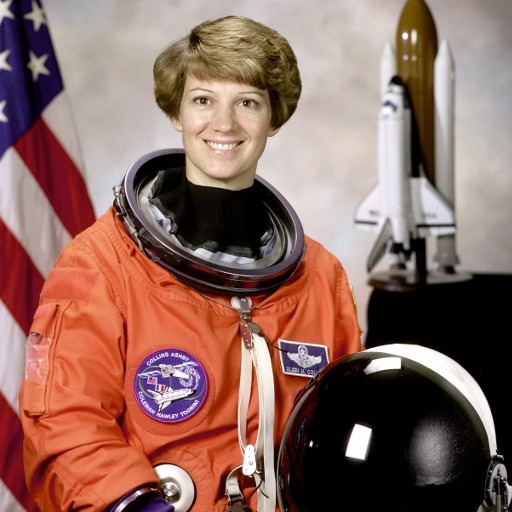
#> input picture test_pictures/astronaut.jpg, 512 x 512 px
$ python engine.py ../test_pictures/astronaut.jpg --output out.png
#> lines starting #> are read from the running program, lines starting #| are printed output that depends on the picture
"""
fsc.engine - seam-carving core engine.

What it implements
------------------
* Forward energy (Rubinstein, Shamir & Avidan, SIGGRAPH 2008) and, for the
  "vanilla seam carving" baseline, the backward gradient energy of Avidan &
  Shamir (SIGGRAPH 2007). Both run through the same dynamic program.
* Seam removal, and enlargement by inserting k seams at once (Avidan & Shamir
  2007): the k seams are found by removing them one by one from a scratch copy,
  which makes them pixel-disjoint in the original, and are then all duplicated.
* Dual-axis resizing: a horizontal seam is a vertical seam of the transposed
  image. When both dimensions shrink, the next seam's axis is chosen greedily
  by cost or by a fixed rule.

Hooks used by the rest of the study (the engine is identical in every condition)
--------------------------------------------------------------------------------
* ``pixel_energy``  static (H, W) extra cost P(i, j), computed once on the
  original and carried with the pixels (line and saliency protection).
* ``energy_fn``     dynamic extra cost, recomputed before EVERY seam from the
  current state (the per-object integrity budget needs this: an object's cost
  depends on how much of it is already gone).
* ``guard_fn``      called with the chosen seam before it is removed; returning
  False stops carving (the integrity-triggered stop).
* ``stop_fn``       called after every removed seam with the cost history
  (the cost-knee adaptive stop).
* ``finish``        when carving stops early, the rest of the size change is
  done by uniform scaling ("scale") or by an importance-guided crop ("crop"),
  so every condition produces exactly the requested size.
* Source maps: every output pixel records the (row, col) it came from in the
  original, and ``source_counts`` records how often each original pixel
  survives (0 = removed, 1 = kept, 2+ = duplicated). All metrics use these.

Conventions
-----------
* Images are arrays as returned by ``cv2.imread``: (H, W, 3) BGR or (H, W)
  grayscale. Integer dtypes are scaled by their max value; float images are
  assumed to be in [0, 1].
* Energy is computed on grayscale intensity in [0, 1]; one forward-energy term
  is in [0, 2]. Scale extra costs against that (1.0 = crossing one full-contrast
  edge).
* A vertical seam has one pixel per row; removing it reduces the width by 1.
"""

from __future__ import annotations

import argparse
import dataclasses
import time
from dataclasses import dataclass
from typing import Callable, NamedTuple, Optional, Sequence

import cv2
import numpy as np

VERTICAL = "vertical"      # runs top to bottom; removing it reduces the width
HORIZONTAL = "horizontal"  # runs left to right; removing it reduces the height

ENERGIES = ("forward", "backward")
ORDERS = ("greedy", "width_first", "height_first", "alternate")
FINISHES = ("scale", "crop", "none")

# ITU-R BT.601 luma weights, in OpenCV's BGR channel order.
_BGR_LUMA = np.array([0.114, 0.587, 0.299])


# =========================================================================== #
# Energy
# =========================================================================== #

def to_gray(image: np.ndarray) -> np.ndarray:
    """Luminance in [0, 1] as float64 with shape (H, W)."""
    img = np.asarray(image)
    scale = float(np.iinfo(img.dtype).max) if np.issubdtype(img.dtype, np.integer) else 1.0
    if img.ndim == 2:
        gray = img.astype(np.float64)
    elif img.ndim == 3 and img.shape[2] == 1:
        gray = img[..., 0].astype(np.float64)
    elif img.ndim == 3 and img.shape[2] in (3, 4):   # BGR or BGRA (alpha ignored)
        gray = img[..., :3].astype(np.float64) @ _BGR_LUMA
    else:
        raise ValueError(f"expected (H, W), (H, W, 1), (H, W, 3) or (H, W, 4), got {img.shape}")
    return gray / scale


# [48 lines left out: functions forward_energy_terms, backward_energy_terms, energy_terms, not called in this run]


# =========================================================================== #
# Dynamic program and seam extraction
# =========================================================================== #

class Seam(NamedTuple):
    indices: np.ndarray   # (H,) column of the seam in each row
    cost: float           # total: energy_cost + pixel_cost (the DP minimum)
    energy_cost: float    # forward (or backward) energy part, summed along the seam
    pixel_cost: float     # extra-cost part (static + dynamic), summed along the seam


# [93 lines left out: functions cumulative_energy, find_vertical_seam, remove_vertical_seam, _remove_seam, seam_mask, not called in this run]


# =========================================================================== #
# What the dynamic hooks see
# =========================================================================== #

@dataclass(frozen=True)
class CarveView:
    """Read-only snapshot passed to ``energy_fn`` and ``guard_fn`` before each seam."""
    gray: np.ndarray       # (H, W) current luminance
    src_rows: np.ndarray   # (H, W) original row of each current pixel
    src_cols: np.ndarray   # (H, W) original column of each current pixel
    axis: str              # axis of the seam about to be found / removed
    step: int              # number of seams removed so far

    @property
    def shape(self) -> tuple[int, int]:
        return self.gray.shape

    def gather(self, original: np.ndarray) -> np.ndarray:
        """Map an array defined on the ORIGINAL image to the current carved image."""
        return original[self.src_rows, self.src_cols]


EnergyFn = Callable[[CarveView], Optional[np.ndarray]]
GuardFn = Callable[[CarveView, np.ndarray], bool]


# =========================================================================== #
# Carving state: every per-pixel array that must move with the pixels
# =========================================================================== #

@dataclass
class _State:
    image: np.ndarray                     # (H, W[, C]) in the caller's dtype
    gray: np.ndarray                      # (H, W) float64 luminance in [0, 1]
    src_rows: np.ndarray                  # (H, W) int32
    src_cols: np.ndarray                  # (H, W) int32
    pixel_energy: Optional[np.ndarray] = None

    @property
    def shape(self) -> tuple[int, int]:
        return self.gray.shape

    def _map(self, fn) -> "_State":
        return _State(**{f.name: (None if getattr(self, f.name) is None else fn(getattr(self, f.name)))
                         for f in dataclasses.fields(self)})

    def transpose(self) -> "_State":
        return self._map(lambda a: np.ascontiguousarray(np.swapaxes(a, 0, 1)))

    def remove(self, seam: np.ndarray, axis: str) -> "_State":
        return self._map(lambda a: _remove_seam(a, seam, axis))

    def crop(self, y0: int, x0: int, h: int, w: int) -> "_State":
        return self._map(lambda a: np.ascontiguousarray(a[y0:y0 + h, x0:x0 + w]))

    def view(self, axis: str, step: int) -> CarveView:
        return CarveView(self.gray, self.src_rows, self.src_cols, axis, step)

    # [20 lines left out: functions best_seam, _check_extra, not called in this run]


# =========================================================================== #
# Removal phase
# =========================================================================== #

@dataclass(frozen=True)
class SeamRecord:
    """One removed seam. ``history`` is what the adaptive-stop rule reads."""
    step: int            # 0-based index over all removed seams
    axis: str            # VERTICAL or HORIZONTAL
    cost: float          # total DP cost = energy_cost + pixel_cost
    energy_cost: float   # forward/backward energy part only
    pixel_cost: float    # protection part only (static + dynamic)
    size_before: int     # width (vertical) or height (horizontal) before removal


StopFn = Callable[[Sequence[SeamRecord]], bool]


def _remove_seams(state: _State, n_vertical: int, n_horizontal: int, *, order: str,
                  energy: str, energy_fn: Optional[EnergyFn], guard_fn: Optional[GuardFn],
                  stop_fn: Optional[StopFn],
                  history: list[SeamRecord]) -> tuple[_State, Optional[str]]:
    """Remove seams until both counts reach zero, the guard refuses, or stop_fn fires."""

    # [5 lines left out: function seam_for, not called in this run]

    turn = VERTICAL
    while n_vertical > 0 or n_horizontal > 0:
        seam = None
        if n_vertical and n_horizontal:
            if order == "greedy":
                sv, sh = seam_for(VERTICAL), seam_for(HORIZONTAL)
                axis, seam = (VERTICAL, sv) if sv.cost <= sh.cost else (HORIZONTAL, sh)
            elif order == "width_first":
                axis = VERTICAL
            elif order == "height_first":
                axis = HORIZONTAL
            else:  # alternate
                axis = turn
                turn = HORIZONTAL if turn == VERTICAL else VERTICAL
        else:
            axis = VERTICAL if n_vertical else HORIZONTAL
        if seam is None:
            seam = seam_for(axis)

        if guard_fn is not None:
            mask = seam_mask(seam.indices, axis, state.shape)
            if not guard_fn(state.view(axis, len(history)), mask):
                return state, "guard"

        size_before = state.shape[1] if axis == VERTICAL else state.shape[0]
        state = state.remove(seam.indices, axis)
        history.append(SeamRecord(len(history), axis, seam.cost, seam.energy_cost,
                                  seam.pixel_cost, size_before))
        if axis == VERTICAL:
            n_vertical -= 1
        else:
            n_horizontal -= 1

        if stop_fn is not None and stop_fn(history) and (n_vertical or n_horizontal):
            return state, "stop_fn"
    return state, None


# =========================================================================== #
# Insertion phase
# =========================================================================== #

# [88 lines left out: functions _midpoint, _expand, _insert_vertical_seams_once, _insert_seams, best_crop_window, not called in this run]


# =========================================================================== #
# Public entry point
# =========================================================================== #

@dataclass
class CarveResult:
    image: np.ndarray              # output at the requested size
    src_rows: np.ndarray           # (H', W') original row of each output pixel*
    src_cols: np.ndarray           # (H', W') original column of each output pixel*
    source_counts: np.ndarray      # (H, W) per original pixel: 0 removed, 1 kept, 2+ duplicated
    history: list[SeamRecord]      # every removed seam, in order
    seams_removed: dict[str, int]
    seams_inserted: dict[str, int]
    stopped_early: bool            # carving stopped before all seams were removed
    stop_reason: Optional[str]     # "guard", "stop_fn" or None
    finish_applied: Optional[str]  # "scale", "crop" or None
    carved_shape: tuple[int, int]  # size after seams, before any finishing step
    elapsed_s: float
    # The image and exact source maps after carving (and any crop) but before
    # the finishing scale; used to make a result reversible (fsc.reverse).
    carved_image: Optional[np.ndarray] = None
    carved_src_rows: Optional[np.ndarray] = None
    carved_src_cols: Optional[np.ndarray] = None
    # * Exact unless the finishing scale was applied (then nearest-neighbour
    #   resampled). source_counts never includes the finishing scale (scaling
    #   keeps every pixel's content); it does include a finishing crop.

    @property
    def costs(self) -> np.ndarray:
        return np.array([r.cost for r in self.history])

    @property
    def retained_mask(self) -> np.ndarray:
        return self.source_counts > 0


# [4 lines left out: function _nearest_resample, not called in this run]


def _source_counts(state: _State, H: int, W: int) -> np.ndarray:
    flat = state.src_rows.astype(np.int64).ravel() * W + state.src_cols.ravel()
    return np.bincount(flat, minlength=H * W).reshape(H, W).astype(np.int32)


def resize(image: np.ndarray,
           target_width: Optional[int] = None,
           target_height: Optional[int] = None,
           *,
           energy: str = "forward",
           pixel_energy: Optional[np.ndarray] = None,
           energy_fn: Optional[EnergyFn] = None,
           guard_fn: Optional[GuardFn] = None,
           stop_fn: Optional[StopFn] = None,
           order: str = "greedy",
           finish: str = "scale",
           crop_importance: Optional[np.ndarray] = None,
           max_insert_fraction: float = 0.5) -> CarveResult:
    """
    Content-aware resize to (target_width, target_height); None keeps a dimension.

    Pipeline: (1) remove seams on every shrinking axis, consulting guard_fn
    before and stop_fn after each one; (2) insert seams on every growing axis;
    (3) if carving stopped early, finish with ``finish``: "scale" (INTER_AREA),
    "crop" (window maximising ``crop_importance``, an (H, W) map on the original;
    centre crop if None) or "none" (return the partially carved image).

    energy          "forward" (Rubinstein 2008) or "backward" (Avidan & Shamir 2007)
    pixel_energy    optional (H, W) static extra cost (finite, >= 0)
    energy_fn       optional f(CarveView) -> (h, w) extra cost, recomputed every seam
    guard_fn        optional f(CarveView, seam_mask) -> bool; False stops carving
    stop_fn         optional f(history) -> bool, called after every removed seam
    order           axis order when both dimensions shrink
    """
    t0 = time.perf_counter()
    img = np.asarray(image)
    if img.ndim not in (2, 3):
        raise ValueError(f"image must be (H, W) or (H, W, C), got shape {img.shape}")
    H, W = img.shape[:2]
    tw = W if target_width is None else int(target_width)
    th = H if target_height is None else int(target_height)
    if tw < 1 or th < 1:
        raise ValueError("target size must be at least 1x1")
    if energy not in ENERGIES:
        raise ValueError(f"energy must be one of {ENERGIES}")
    if order not in ORDERS:
        raise ValueError(f"order must be one of {ORDERS}")
    if finish not in FINISHES:
        raise ValueError(f"finish must be one of {FINISHES}")
    if not 0.0 < max_insert_fraction <= 1.0:
        raise ValueError("max_insert_fraction must be in (0, 1]")

    pix = None
    if pixel_energy is not None:
        pix = np.array(pixel_energy, dtype=np.float64)          # copy: never mutate caller's mask
        if pix.shape != (H, W):
            raise ValueError(f"pixel_energy must have shape {(H, W)}, got {pix.shape}")
        if not np.isfinite(pix).all() or (pix < 0).any():
            raise ValueError("pixel_energy must be finite and non-negative "
                             "(use a large finite weight, not inf, for hard protection)")
    if crop_importance is not None and np.shape(crop_importance) != (H, W):
        raise ValueError(f"crop_importance must have shape {(H, W)}")

    src_rows, src_cols = np.indices((H, W), dtype=np.int32)
    state = _State(img.copy(), to_gray(img), src_rows, src_cols, pix)

    history: list[SeamRecord] = []
    state, reason = _remove_seams(state, max(W - tw, 0), max(H - th, 0), order=order,
                                  energy=energy, energy_fn=energy_fn, guard_fn=guard_fn,
                                  stop_fn=stop_fn, history=history)
    removed = {VERTICAL: sum(r.axis == VERTICAL for r in history),
               HORIZONTAL: sum(r.axis == HORIZONTAL for r in history)}

    inserted = {VERTICAL: max(tw - W, 0), HORIZONTAL: max(th - H, 0)}
    for axis, k in inserted.items():
        if k:
            state = _insert_seams(state, k, axis, energy, max_insert_fraction)

    carved_shape = state.shape
    finish_applied = None
    if carved_shape != (th, tw) and finish == "crop":
        ch, cw = min(carved_shape[0], th), min(carved_shape[1], tw)
        imp = np.zeros(carved_shape) if crop_importance is None else \
            np.asarray(crop_importance, dtype=np.float64)[state.src_rows, state.src_cols]
        y0, x0 = best_crop_window(imp, ch, cw)
        state = state.crop(y0, x0, ch, cw)
        finish_applied = "crop"

    source_counts = _source_counts(state, H, W)

    out_img, out_rows, out_cols = state.image, state.src_rows, state.src_cols
    if state.shape != (th, tw) and finish in ("scale", "crop"):
        out_img = cv2.resize(out_img, (tw, th), interpolation=cv2.INTER_AREA)
        out_img = out_img.reshape((th, tw) + img.shape[2:])    # cv2 drops a singleton channel
        out_rows = _nearest_resample(out_rows, th, tw)
        out_cols = _nearest_resample(out_cols, th, tw)
        finish_applied = "scale" if finish_applied is None else finish_applied + "+scale"

    return CarveResult(out_img, out_rows, out_cols, source_counts, history, removed, inserted,
                       reason is not None, reason, finish_applied, carved_shape,
                       time.perf_counter() - t0, state.image, state.src_rows, state.src_cols)


# =========================================================================== #
# Visualisation helper
# =========================================================================== #

# [15 lines left out: function draw_seam_overlay, not called in this run]


# =========================================================================== #
# CLI
# =========================================================================== #

def _parse_size(text: Optional[str], current: int) -> int:
    if text is None:
        return current
    text = text.strip()
    value = round(current * float(text[:-1]) / 100.0) if text.endswith("%") else int(text)
    if value < 1:
        raise argparse.ArgumentTypeError(f"size {text!r} gives less than 1 pixel")
    return value


def main(argv=None) -> None:
    ap = argparse.ArgumentParser(description="Plain seam-carving resize (forward or backward energy).")
    ap.add_argument("input")
    ap.add_argument("-o", "--output", required=True)
    ap.add_argument("--width", help="target width in pixels, or a percentage such as 75%%")
    ap.add_argument("--height", help="target height in pixels, or a percentage such as 75%%")
    ap.add_argument("--energy", choices=ENERGIES, default="forward")
    ap.add_argument("--order", choices=ORDERS, default="greedy")
    ap.add_argument("--overlay", help="also save the original with removed (red) / inserted (green) pixels")
    args = ap.parse_args(argv)

    img = cv2.imread(args.input, cv2.IMREAD_COLOR)
#> img is the input picture: shape (512, 512, 3); mean B, G, R 96.5, 105.8, 141.6
    if img is None:
        ap.error(f"could not read {args.input}")
    H, W = img.shape[:2]
#> H = 512; W = 512
    res = resize(img, _parse_size(args.width, W), _parse_size(args.height, H),
                 energy=args.energy, order=args.order)
#> in to_gray, `gray = img[..., :3].astype(np.float64) @ _BGR_LUMA`:
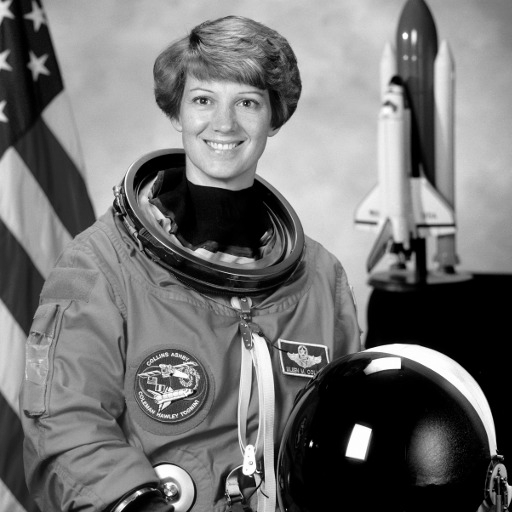
#> gray: shape (512, 512) float64; min 0, max 255, mean 115.4
#> in resize, `source_counts = _source_counts(state, H, W)`: source_counts: shape (512, 512) int32; every value is 1
#> in resize, `out_img, out_rows, out_cols = state.image, state.src_rows, state.src_c..`:
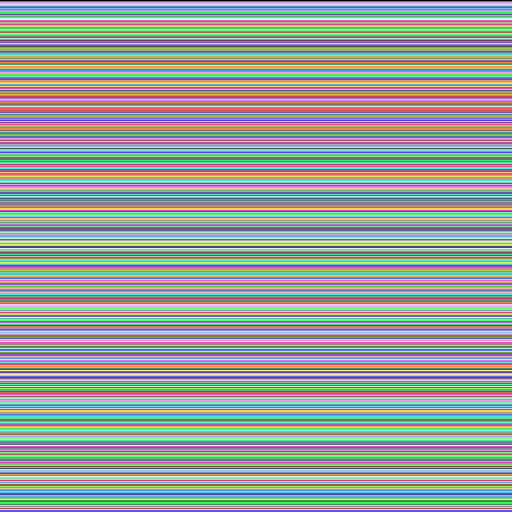
#> out_rows: shape (512, 512) int32; 512 distinct labels, from 0 to 511; one colour per label, 0 black
#> in resize, `out_img, out_rows, out_cols = state.image, state.src_rows, state.src_c..`:
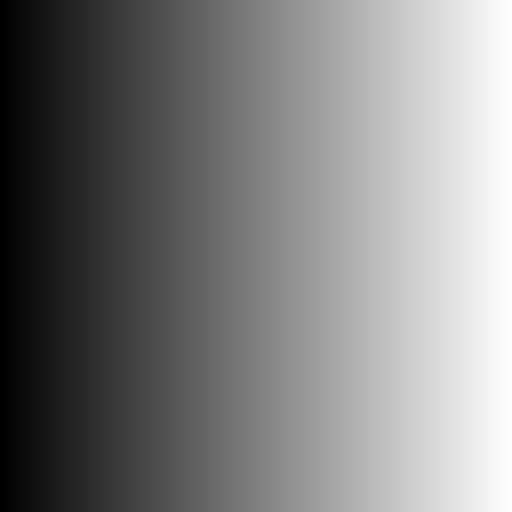
#> out_cols: shape (512, 512) int32; min 0, max 511, mean 255.5; drawn with min black and max white
    if not cv2.imwrite(args.output, res.image):
        ap.error(f"could not write {args.output}")
    if args.overlay and not cv2.imwrite(args.overlay, draw_seam_overlay(img, res.source_counts)):
        ap.error(f"could not write {args.overlay}")
    oh, ow = res.image.shape[:2]
#> oh = 512; ow = 512
    print(f"{W}x{H} -> {ow}x{oh} | removed {res.seams_removed} | inserted {res.seams_inserted} "
          f"| {res.elapsed_s:.2f}s")
#| 512x512 -> 512x512 | removed {'vertical': 0, 'horizontal': 0} | inserted {'vertical': 0, 'horizontal': 0} | 0.05s


if __name__ == "__main__":
    main()

$ run again, on test_pictures/coffee.jpg
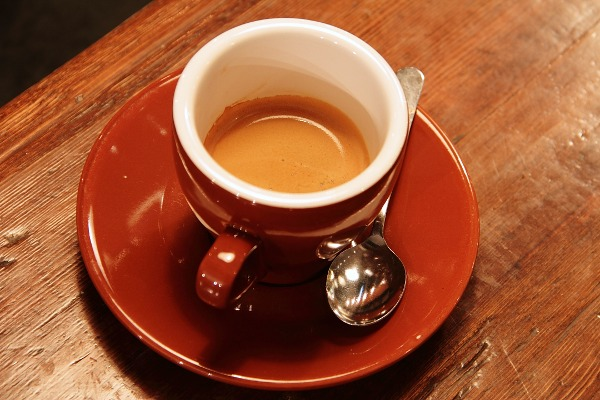
#> input picture test_pictures/coffee.jpg, 600 x 400 px
#> in main, img is the input picture: shape (400, 600, 3); mean B, G, R 51.5, 85.8, 158.5
#> in to_gray, `gray = img[..., :3].astype(np.float64) @ _BGR_LUMA`:
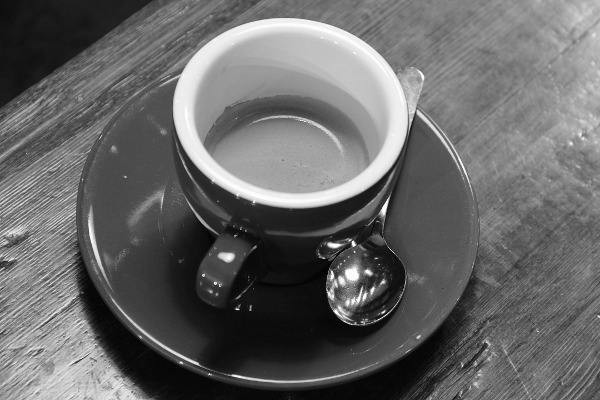
#> gray: shape (400, 600) float64; min 1.19, max 255, mean 103.6
#> source_counts: shape (400, 600) int32; every value is 1
#> in resize, `out_img, out_rows, out_cols = state.image, state.src_rows, state.src_c..`:
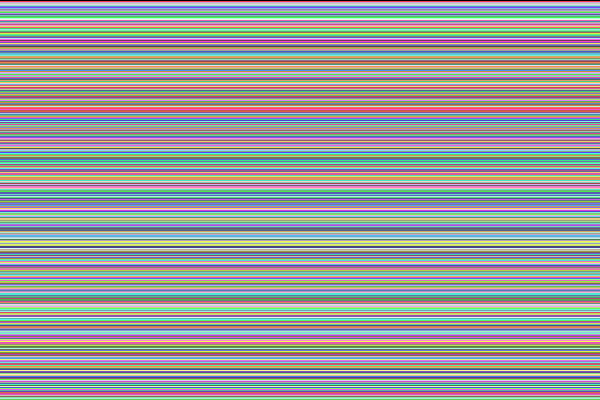
#> out_rows: shape (400, 600) int32; 400 distinct labels, from 0 to 399; one colour per label, 0 black
#| 600x400 -> 600x400 | removed {'vertical': 0, 'horizontal': 0} | inserted {'vertical': 0, 'horizontal': 0} | 0.06s

$ run again, on test_pictures/coins.jpg
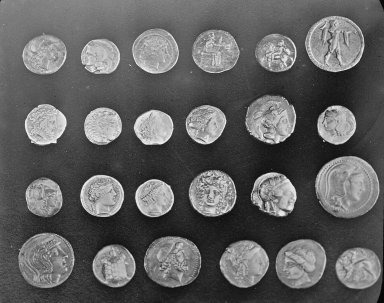
#> input picture test_pictures/coins.jpg, 384 x 303 px
#> in main, img is the input picture: shape (303, 384, 3); min 1, max 253, mean 96.9
#> source_counts: shape (303, 384) int32; every value is 1
#> in resize, `out_img, out_rows, out_cols = state.image, state.src_rows, state.src_c..`:
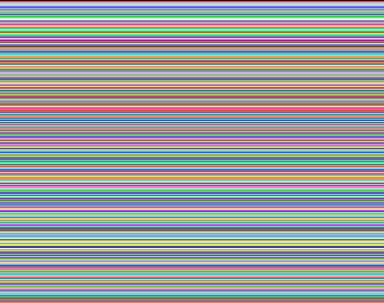
#> out_rows: shape (303, 384) int32; 303 distinct labels, from 0 to 302; one colour per label, 0 black
#| 384x303 -> 384x303 | removed {'vertical': 0, 'horizontal': 0} | inserted {'vertical': 0, 'horizontal': 0} | 0.02s
